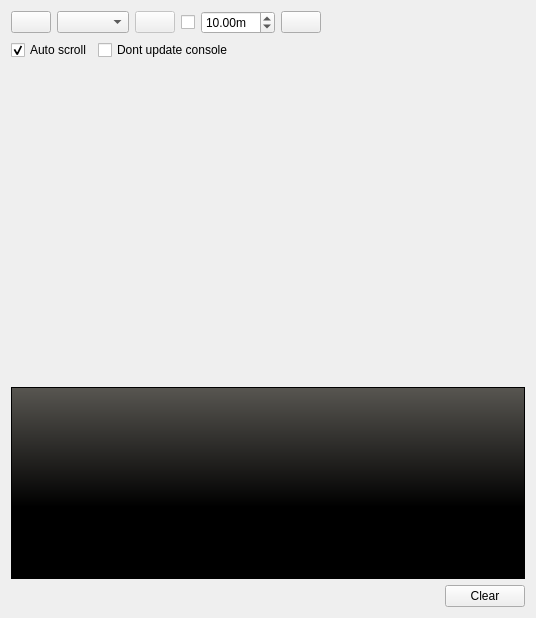
<?xml version="1.0" encoding="UTF-8"?>
<ui version="4.0">
 <class>ImageViewWidget</class>
 <widget class="QWidget" name="ImageViewWidget">
  <property name="enabled">
   <bool>true</bool>
  </property>
  <property name="geometry">
   <rect>
    <x>0</x>
    <y>0</y>
    <width>536</width>
    <height>618</height>
   </rect>
  </property>
  <property name="windowTitle">
   <string>Vision Module Main View</string>
  </property>
  <layout class="QVBoxLayout" name="verticalLayout" stretch="0">
   <item>
    <layout class="QVBoxLayout" name="main_layout">
     <property name="topMargin">
      <number>0</number>
     </property>
     <property name="bottomMargin">
      <number>0</number>
     </property>
     <item>
      <layout class="QHBoxLayout" name="panel_layout_1">
       <property name="topMargin">
        <number>0</number>
       </property>
       <item>
        <widget class="QPushButton" name="refresh_topics_push_button"/>
       </item>
       <item>
        <widget class="QComboBox" name="topics_combo_box">
         <property name="sizeAdjustPolicy">
          <enum>QComboBox::AdjustToContents</enum>
         </property>
        </widget>
       </item>
       <item>
        <widget class="QPushButton" name="zoom_1_push_button">
         <property name="enabled">
          <bool>false</bool>
         </property>
         <property name="checkable">
          <bool>true</bool>
         </property>
        </widget>
       </item>
       <item>
        <widget class="QCheckBox" name="dynamic_range_check_box">
         <property name="toolTip">
          <string>Dynamic depth range</string>
         </property>
         <property name="text">
          <string/>
         </property>
        </widget>
       </item>
       <item>
        <widget class="QDoubleSpinBox" name="max_range_double_spin_box">
         <property name="toolTip">
          <string>Max depth</string>
         </property>
         <property name="suffix">
          <string>m</string>
         </property>
         <property name="minimum">
          <double>0.010000000000000</double>
         </property>
         <property name="maximum">
          <double>100.000000000000000</double>
         </property>
         <property name="value">
          <double>10.000000000000000</double>
         </property>
        </widget>
       </item>
       <item>
        <widget class="QPushButton" name="save_as_image_push_button">
         <property name="toolTip">
          <string>Save as image</string>
         </property>
         <property name="iconSize">
          <size>
           <width>16</width>
           <height>16</height>
          </size>
         </property>
        </widget>
       </item>
       <item>
        <spacer name="horizontalSpacer">
         <property name="orientation">
          <enum>Qt::Horizontal</enum>
         </property>
         <property name="sizeHint" stdset="0">
          <size>
           <width>40</width>
           <height>20</height>
          </size>
         </property>
        </spacer>
       </item>
      </layout>
     </item>
     <item>
      <layout class="QHBoxLayout" name="panel_layout_2">
       <property name="topMargin">
        <number>0</number>
       </property>
       <item>
        <widget class="QCheckBox" name="auto_scroll_check_box">
         <property name="text">
          <string>Auto scroll</string>
         </property>
         <property name="checked">
          <bool>true</bool>
         </property>
        </widget>
       </item>
       <item>
        <widget class="QCheckBox" name="dont_update_console_check_box">
         <property name="text">
          <string>Dont update console</string>
         </property>
        </widget>
       </item>
       <item>
        <spacer name="horizontalSpacer_2">
         <property name="orientation">
          <enum>Qt::Horizontal</enum>
         </property>
         <property name="sizeHint" stdset="0">
          <size>
           <width>40</width>
           <height>20</height>
          </size>
         </property>
        </spacer>
       </item>
       <item>
        <widget class="QLabel" name="cursorPosLabel">
         <property name="text">
          <string/>
         </property>
        </widget>
       </item>
      </layout>
     </item>
     <item>
      <layout class="QVBoxLayout" name="view_layout">
       <property name="bottomMargin">
        <number>0</number>
       </property>
       <item>
        <widget class="rqt_vision_module::RatioLayoutedFrame" name="image_frame">
         <property name="sizePolicy">
          <sizepolicy hsizetype="Expanding" vsizetype="Expanding">
           <horstretch>0</horstretch>
           <verstretch>0</verstretch>
          </sizepolicy>
         </property>
         <property name="minimumSize">
          <size>
           <width>80</width>
           <height>60</height>
          </size>
         </property>
         <property name="cursor">
          <cursorShape>ArrowCursor</cursorShape>
         </property>
         <property name="frameShape">
          <enum>QFrame::Box</enum>
         </property>
         <property name="lineWidth">
          <number>0</number>
         </property>
        </widget>
       </item>
       <item>
        <widget class="QTextBrowser" name="textBrowser">
         <property name="enabled">
          <bool>true</bool>
         </property>
         <property name="sizePolicy">
          <sizepolicy hsizetype="Expanding" vsizetype="Fixed">
           <horstretch>0</horstretch>
           <verstretch>0</verstretch>
          </sizepolicy>
         </property>
         <property name="styleSheet">
          <string notr="true">border-color: rgb(255, 255, 255);
font: italic 14pt &quot;Ubuntu&quot;;
background-color: qlineargradient(spread:pad, x1:1, y1:0.625, x2:1, y2:0, stop:0 rgba(0, 0, 0, 255), stop:1 rgba(88, 86, 81, 255));</string>
         </property>
         <property name="readOnly">
          <bool>true</bool>
         </property>
        </widget>
       </item>
      </layout>
     </item>
     <item>
      <layout class="QHBoxLayout" name="clear_layout">
       <property name="bottomMargin">
        <number>0</number>
       </property>
       <item>
        <spacer name="horizontalSpacer_3">
         <property name="orientation">
          <enum>Qt::Horizontal</enum>
         </property>
         <property name="sizeHint" stdset="0">
          <size>
           <width>40</width>
           <height>20</height>
          </size>
         </property>
        </spacer>
       </item>
       <item>
        <widget class="QPushButton" name="clear_console_button">
         <property name="text">
          <string>Clear</string>
         </property>
        </widget>
       </item>
      </layout>
     </item>
    </layout>
   </item>
  </layout>
 </widget>
 <customwidgets>
  <customwidget>
   <class>rqt_vision_module::RatioLayoutedFrame</class>
   <extends>QFrame</extends>
   <header>rqt_vision_module/layout.hpp</header>
   <container>1</container>
  </customwidget>
 </customwidgets>
 <resources/>
 <connections/>
</ui>
